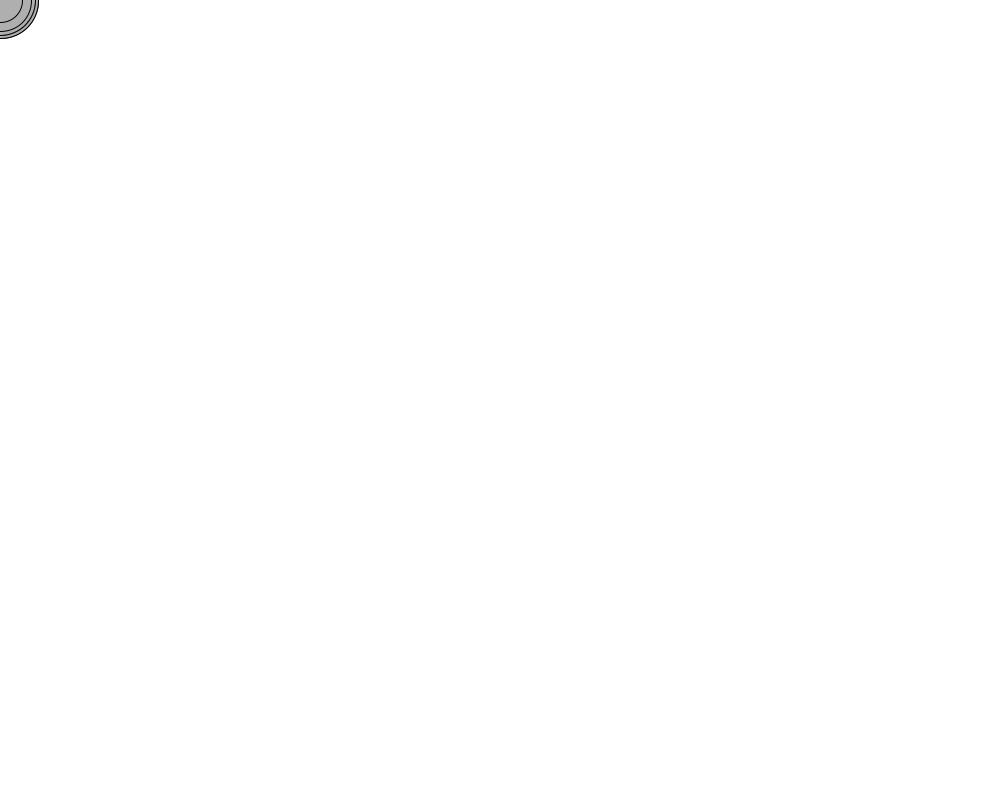
Frame 1 (no input)
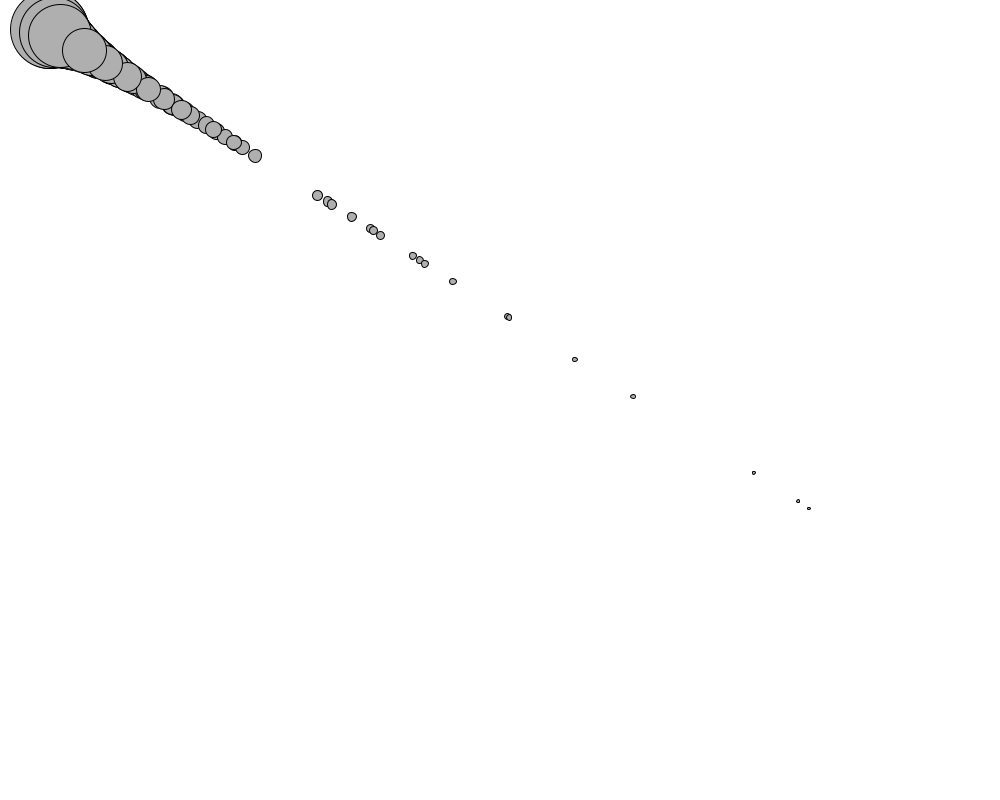
Frame 60 (the mouse pressed at the canvas centre just before this capture)
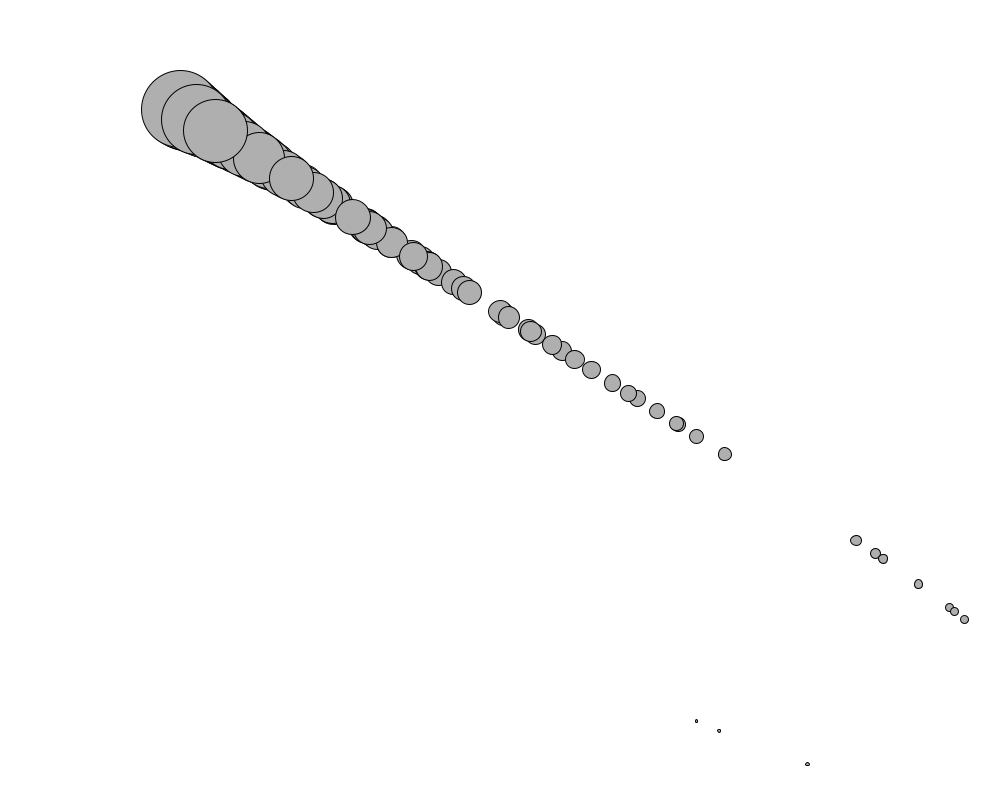
Frame 120 (the mouse held since frame 60 and released just before this capture)

The Processing sketch that drew these frames (run headless with seeded random() and noise(); from frame 60 on, the mouse is pressed at the canvas centre):

// Processing sketch: ch2_e2_3
// ── ch2_e2_3.pde
Mover[] movers = new Mover[100];



void setup(){
  size(1000, 800);
  
  for(int i = 0; i < movers.length; i++){
    movers[i] = new Mover(random(0.1, 5), 0, 0);
  }

}

void draw(){
  background(255);

  PVector wind = new PVector(0.01, 0);
  PVector gravity = new PVector(0, 0.1);

  for(int i = 0; i < movers.length; i++){
    movers[i].applyForce(wind);  
    //movers[i].applyForce(gravity);

    PVector loc = movers[i].location; 
    loc = loc.mult(0.99999);
    PVector distance = new PVector(width/2, height/2).sub(loc);
    distance.x *= abs(distance.x);
    distance.y *= abs(distance.y);
    
    //if(distance.x < 0){
    //  distance.x *= -1;
    //}
    
    //if(distance.y < 0){
    //  distance.y *= -1;
    //}
    
        
    if(i == 0){
      println(distance.x);
    }
    
    PVector pushingForce = distance.mult(0.0000005);

    
    movers[i].applyForce(pushingForce);
    
    movers[i].update();
    movers[i].display();
    
    
    //movers[i].checkEdges();
}
  
  
}
// ── Mover.pde
class Mover {
  PVector acceleration;
  PVector location;
  PVector velocity;

  float mass;

  Mover(float m, float x, float y){
    mass = m;
    
    location = new PVector(x, y);
    velocity = new PVector(0,0);
    acceleration = new PVector(0,0);  
}

  void applyForce(PVector force){
    PVector f = PVector.div(force, mass);
    acceleration.add(f);
  }
  
  void update(){
    velocity.add(acceleration);
    location.add(velocity);
    
    acceleration.mult(0);
  }
  
  void display(){
    stroke(0);
    fill(175);

    ellipse(location.x,location.y,mass*16,mass*16);
  }
 
  void checkEdges() {
    if (location.x > width) {
      location.x = width;
      velocity.x *= -1;
    } else if (location.x < 0) {
      velocity.x *= -1;
      location.x = 0;
    }
 
    if (location.y > height) {
      velocity.y *= -1;
      location.y = height;
    }
  }




}
